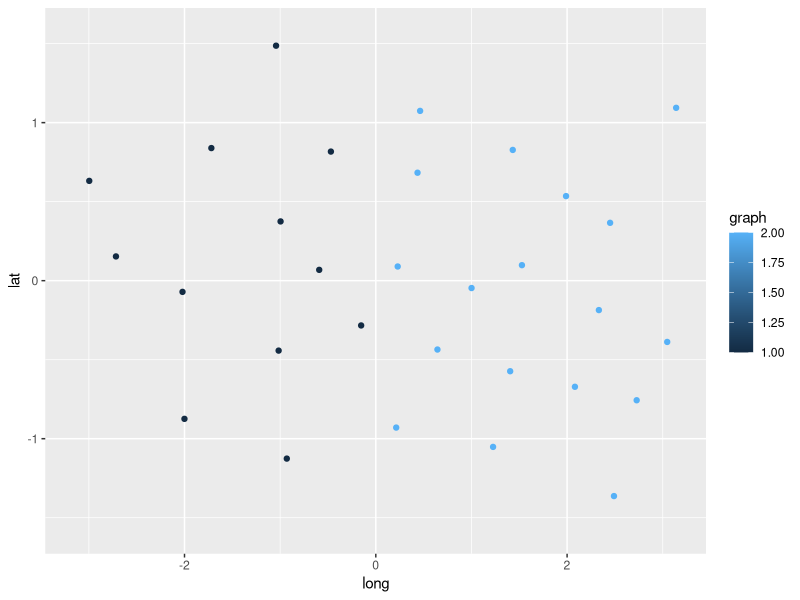
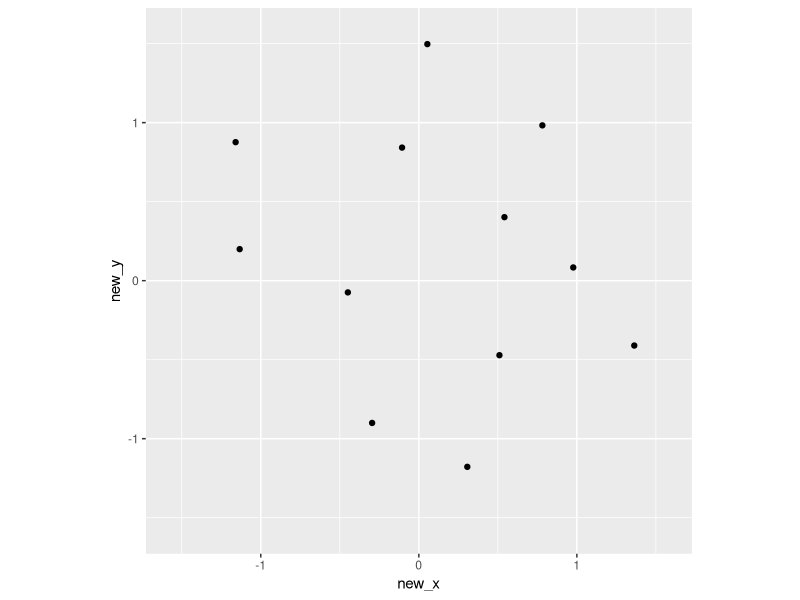
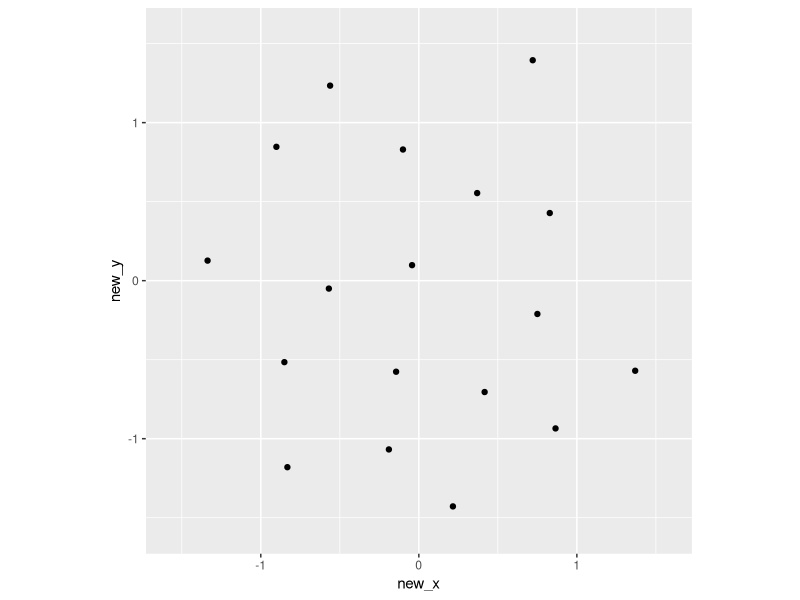

Here is the R script that generated these plots, in order:
# try Mitchell's best-candidate algorithm
# https://observablehq.com/@mbostock/best-candidate-circles
library(tidyverse)

points_n <- 30
distance_limit <- .01

df <- tibble(
  x = c(rnorm(1), rep(0, points_n - 1)),
  y = c(rnorm(1), rep(0, points_n - 1)),
  z = c(rnorm(1), rep(0, points_n - 1))
) %>%
  mutate(normalize = sqrt(x^2 + y^2 + z^2)) %>%
  mutate(normalize = if_else(normalize == 0, 1, normalize)) %>%
  mutate(x = x / normalize,
         y = y / normalize,
         z = z / normalize) %>%
  select(-normalize) %>%
  rowid_to_column("id") 

candidates_n <- 25
for(i in seq(2, points_n)) {
  
  candidates <- tibble(
    can_x = rnorm(candidates_n),
    can_y = rnorm(candidates_n),
    can_z = rnorm(candidates_n)
  ) %>%
    mutate(normalize = sqrt(can_x^2 + can_y^2 + can_z^2)) %>%
    mutate(can_x = can_x / normalize,
           can_y = can_y / normalize,
           can_z = can_z / normalize) %>%
    select(-normalize) %>%
    rowid_to_column("can_id") 
  
  best_candidate <- df %>%
    filter(x != 0 | y != 0 | z != 0) %>%
    expand_grid(candidates) %>%
    mutate(distance = acos(x * can_x + 
                             y * can_y + 
                             z * can_z)) %>%
    group_by(can_id) %>%
    summarise(distance = min(distance)) %>%
    filter(distance == max(distance)) %>%
    filter(distance > distance_limit) %>%
    slice(1) %>%
    pull(can_id)
  
  if(length(best_candidate) > 0) {
    best_candidate <- candidates %>%
      filter(can_id == best_candidate) %>%
      mutate(can_id = i) %>%
      rename_with(~ gsub("can_", "", .x))
    
    df <- df %>%
      rows_update(best_candidate, by = "id")
  }

}

df <- df %>%
  filter(x != 0 | y != 0 | z != 0)

# https://en.wikipedia.org/wiki/Nicolosi_globular_projection
## Use these two to graph the halfs
projection <- df %>% 
  mutate(R = 1,
         long_0 = -(pi / 2)) %>%
  mutate(lat = asin(z / R),
         long = atan2(y, x)) %>%
  mutate(b = (pi / (2 * (long - long_0))) - ((2 * (long - long_0)) / pi),
         c = (2 * lat) / pi) %>%
  mutate(d = (1 - c^2) / (sin(lat) - c)) %>%
  mutate(M = (((b * sin(lat)) / d) - (b / 2)) / (1 + (b^2/d^2)),
         N = (((d^2 * sin(lat)) / b^2) + (d / 2)) / (1 + (d^2 / b^2))) %>%
  mutate(new_x = (pi / 2) * R * (M + sign(long - long_0) * sqrt(M^2 + (cos(lat)^2 / (1 + (b^2 / d^2)) ))),
         new_y = (pi / 2) * R * (N + -1 * sign(lat) * sqrt(N^2 - ((d^2 / b^2) * sin(lat)^2 + d * sin(lat) - 1) / (1 + d^2 / b^2)))) %>%
  mutate(new_x = if_else(long - long_0 == 0, 0, new_x),
         new_y = if_else(long - long_0 == 0, R * lat, new_y)) %>%
  mutate(new_x = if_else(lat == 0, R * (long - long_0), new_x),
         new_y = if_else(lat == 0, 0, new_y)) %>%
  mutate(new_x = if_else(abs(long - long_0) == (pi / 2), R * (long - long_0) * cos(lat), new_x),
         new_y = if_else(abs(long - long_0) == (pi / 2), pi / 2 * R * sin(lat), new_y)) %>%
  mutate(new_x = if_else(abs(lat) == (pi / 2), 0, new_x),
         new_y = if_else(abs(lat) == (pi / 2), R * lat, new_y)) %>%
  mutate(graph = ifelse(long - long_0 < (pi / 2) &
                          long - long_0 > -(pi / 2), 1, 2),
         save_new_x = new_x,
         save_new_y = new_y) %>% 
  mutate(R = 1,
         long_0 = (pi / 2)) %>%
  mutate(lat = asin(z / R),
         long = atan2(y, x)) %>%
  mutate(b = (pi / (2 * (long - long_0))) - ((2 * (long - long_0)) / pi),
         c = (2 * lat) / pi) %>%
  mutate(d = (1 - c^2) / (sin(lat) - c)) %>%
  mutate(M = (((b * sin(lat)) / d) - (b / 2)) / (1 + (b^2/d^2)),
         N = (((d^2 * sin(lat)) / b^2) + (d / 2)) / (1 + (d^2 / b^2))) %>%
  mutate(new_x = (pi / 2) * R * (M + sign(long - long_0) * sqrt(M^2 + (cos(lat)^2 / (1 + (b^2 / d^2)) ))),
         new_y = (pi / 2) * R * (N + -1 * sign(lat) * sqrt(N^2 - ((d^2 / b^2) * sin(lat)^2 + d * sin(lat) - 1) / (1 + d^2 / b^2)))) %>%
  mutate(new_x = if_else(long - long_0 == 0, 0, new_x),
         new_y = if_else(long - long_0 == 0, R * lat, new_y)) %>%
  mutate(new_x = if_else(lat == 0, R * (long - long_0), new_x),
         new_y = if_else(lat == 0, 0, new_y)) %>%
  mutate(new_x = if_else(abs(long - long_0) == (pi / 2), R * (long - long_0) * cos(lat), new_x),
         new_y = if_else(abs(long - long_0) == (pi / 2), pi / 2 * R * sin(lat), new_y)) %>%
  mutate(new_x = if_else(abs(lat) == (pi / 2), 0, new_x),
         new_y = if_else(abs(lat) == (pi / 2), R * lat, new_y)) %>%
  mutate(new_x = if_else(graph == 2, new_x, save_new_x),
         new_y = if_else(graph == 2, new_y, save_new_y)) %>%
  select(-save_new_x, -save_new_y) 

ggplot(data = projection) +
  geom_point(aes(x = long, y = lat, color = graph)) +
  scale_x_continuous(limits = c(-pi, pi)) +
  scale_y_continuous(limits = c(-(pi / 2), (pi / 2)))
ggplot(data = projection[projection$graph == 1, ]) +
  geom_point(aes(x = new_x, y = new_y)) +
  coord_equal() +
  scale_x_continuous(limits = c(-(pi / 2), (pi / 2))) +
  scale_y_continuous(limits = c(-(pi / 2), (pi / 2)))
ggplot(data = projection[projection$graph == 2, ]) +
  geom_point(aes(x = new_x, y = new_y)) +
  coord_equal() +
  scale_x_continuous(limits = c(-(pi / 2), (pi / 2))) +
  scale_y_continuous(limits = c(-(pi / 2), (pi / 2)))





